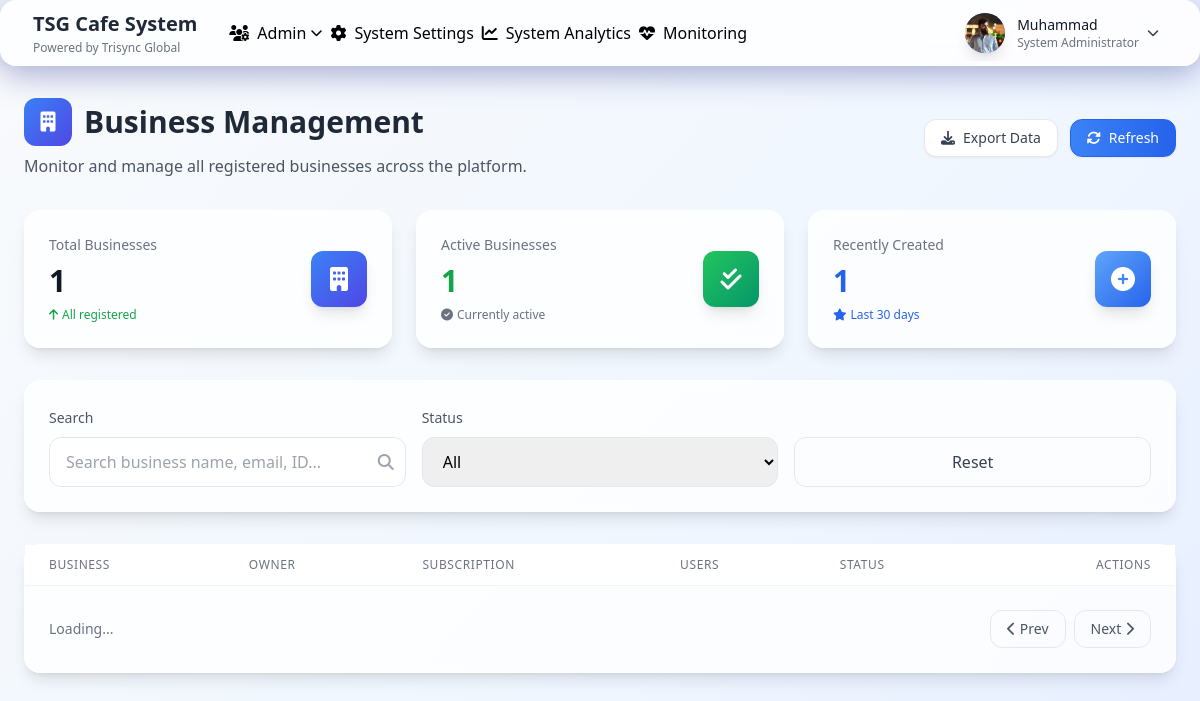
Screenshot of /system-admin/businesses/ (signed in) with the database file from the repository.
### app/models.py (models this page shows, shortened)
class User(UserMixin, db.Model):
    __tablename__ = 'users'
    id = db.Column(db.Integer, primary_key=True)
    business_id = db.Column(db.Integer, db.ForeignKey('businesses.id', ondelete='CASCADE'), nullable=True, index=True)  # MULTI-TENANT
    employee_id = db.Column(db.String(10), nullable=True, index=True)  # Unique per business
    username = db.Column(db.String(80), nullable=False, index=True)  # Unique per business
    email = db.Column(db.String(120), nullable=False, index=True)  # Unique per business
    password_hash = db.Column(db.String(255), nullable=False)
    role = db.Column(db.String(20), nullable=False, default='viewer')
    is_owner = db.Column(db.Boolean, default=False, nullable=False)  # First user of business
    first_name = db.Column(db.String(50), nullable=False)
    last_name = db.Column(db.String(50), nullable=False)
    full_name = db.Column(db.String(100), nullable=False)
    department = db.Column(db.String(50))
    designation = db.Column(db.String(50))
    phone = db.Column(db.String(20))
    address = db.Column(db.Text)
    profile_picture = db.Column(db.String(255))
    is_protected = db.Column(db.Boolean, default=False, nullable=False)
    is_active = db.Column(db.Boolean, default=True, nullable=False)
    requires_password_change = db.Column(db.Boolean, default=True, nullable=False)
    verification_code = db.Column(db.String(20))  # For protected user verification
    failed_login_attempts = db.Column(db.Integer, default=0, nullable=False)
    account_locked_until = db.Column(db.DateTime, nullable=True)
    last_login = db.Column(db.DateTime, nullable=True)
    email_verified = db.Column(db.Boolean, default=False, nullable=False)
    email_verification_token = db.Column(db.String(100), nullable=True)
    google_id = db.Column(db.String(255), unique=True, nullable=True)
    oauth_provider = db.Column(db.String(50), nullable=True)  # 'google', 'facebook', etc.
    navigation_permissions = db.Column(db.Text)  # JSON array of allowed navigation items
    created_at = db.Column(db.DateTime, default=lambda: datetime.now(timezone.utc), nullable=False)
    def can_access_system_admin_panel(self):
        return self.role == 'system_administrator' and self.is_active
    def is_account_locked(self):
        return False
    def has_navigation_permission(self, permission):
        if self.role == 'system_administrator':
            return True
        user_permissions = self.get_navigation_permissions()
        return permission in user_permissions

### app/system_admin/blueprints/businesses.py (the view)
@bp.route('/')
@login_required
@require_system_admin
def index():
    total_businesses = Business.query.count()
    active_businesses = Business.query.filter_by(is_active=True).count()
    recent_businesses = Business.query.order_by(Business.created_at.desc()).limit(5).all()
    return render_template(
        'system_admin/business_management.html',
        total_businesses=total_businesses,
        active_businesses=active_businesses,
        recent_businesses=recent_businesses,
    )

### app/templates/system_admin/business_management.html (shortened to what this page needs)
{% extends "system_admin/base.html" %}
{% block content %}
<div class="min-h-screen bg-gradient-to-br from-slate-50 via-blue-50 to-indigo-100">
    <div class="max-w-7xl mx-auto px-6 py-8">
        <div class="flex flex-col md:flex-row md:items-center md:justify-between mb-8 gap-4">
            <div>
                <h1 class="text-3xl font-bold text-gray-800 flex items-center gap-3">
                    <div class="w-12 h-12 bg-gradient-to-br from-blue-500 to-indigo-600 rounded-xl flex items-center justify-center">
                        <i class="fas fa-building text-white text-xl"></i>
                    </div>
                    Business Management
                </h1>
                <p class="text-gray-600 mt-2 ml-15">Monitor and manage all registered businesses across the platform.</p>
            </div>
            <div class="flex gap-3">
                <button id="exportBusinesses" class="bg-white border border-gray-200 px-4 py-2 rounded-xl text-sm font-medium text-gray-700 hover:bg-gray-50 transition flex items-center gap-2 shadow-sm">
                    <i class="fas fa-download"></i>
                    Export Data
                </button>
                <button id="refreshBusinesses" class="bg-gradient-to-r from-blue-500 to-blue-600 border border-blue-600 px-4 py-2 rounded-xl text-sm font-medium text-white hover:from-blue-600 hover:to-blue-700 transition flex items-center gap-2 shadow-sm">
                    <i class="fas fa-rotate"></i>
                    Refresh
                </button>
            </div>
        </div>
        <div class="grid grid-cols-1 md:grid-cols-3 gap-6 mb-8">
            <div class="bg-white/80 backdrop-blur-sm rounded-2xl border border-white/40 shadow-lg p-6 hover:shadow-xl transition-all duration-300 hover:-translate-y-1">
                <div class="flex items-center justify-between">
                    <div>
                        <p class="text-sm text-gray-500 font-medium">Total Businesses</p>
                        <p class="text-3xl font-bold text-gray-900 mt-2" id="statsTotal">{{ total_businesses }}</p>
                        <p class="text-xs text-green-600 mt-2"><i class="fas fa-arrow-up mr-1"></i>All registered</p>
                    </div>
                    <div class="w-14 h-14 bg-gradient-to-br from-blue-500 to-indigo-600 rounded-xl flex items-center justify-center shadow-lg">
                        <i class="fas fa-building text-white text-2xl"></i>
                    </div>
                </div>
            </div>
            <div class="bg-white/80 backdrop-blur-sm rounded-2xl border border-white/40 shadow-lg p-6 hover:shadow-xl transition-all duration-300 hover:-translate-y-1">
                <div class="flex items-center justify-between">
                    <div>
                        <p class="text-sm text-gray-500 font-medium">Active Businesses</p>
                        <p class="text-3xl font-bold text-green-600 mt-2" id="statsActive">{{ active_businesses }}</p>
                        <p class="text-xs text-gray-500 mt-2"><i class="fas fa-check-circle mr-1"></i>Currently active</p>
                    </div>
                    <div class="w-14 h-14 bg-gradient-to-br from-green-500 to-emerald-600 rounded-xl flex items-center justify-center shadow-lg">
                        <i class="fas fa-check-double text-white text-2xl"></i>
                    </div>
                </div>
            </div>
            <div class="bg-white/80 backdrop-blur-sm rounded-2xl border border-white/40 shadow-lg p-6 hover:shadow-xl transition-all duration-300 hover:-translate-y-1">
                <div class="flex items-center justify-between">
                    <div>
                        <p class="text-sm text-gray-500 font-medium">Recently Created</p>
                        <p class="text-3xl font-bold text-blue-600 mt-2">{{ recent_businesses|length }}</p>
                        <p class="text-xs text-blue-600 mt-2"><i class="fas fa-star mr-1"></i>Last 30 days</p>
                    </div>
                    <div class="w-14 h-14 bg-gradient-to-br from-blue-400 to-blue-600 rounded-xl flex items-center justify-center shadow-lg">
                        <i class="fas fa-plus-circle text-white text-2xl"></i>
                    </div>
                </div>
            </div>
        </div>
        <div class="bg-white/80 backdrop-blur-sm rounded-2xl border border-white/40 shadow-lg p-6 mb-8">
            <div class="grid grid-cols-1 md:grid-cols-3 gap-4">
                <div>
                    <label class="text-sm font-medium text-gray-600">Search</label>
                    <div class="mt-2 relative">
                        <input id="businessSearch" type="text" placeholder="Search business name, email, ID..." class="w-full px-4 py-3 border border-gray-200 rounded-xl focus:ring-2 focus:ring-blue-500 focus:border-transparent">
                        <span class="absolute inset-y-0 right-3 flex items-center text-gray-400"><i class="fas fa-search"></i></span>
                    </div>
                </div>
                <div>
                    <label class="text-sm font-medium text-gray-600">Status</label>
                    <select id="businessStatus" class="mt-2 w-full px-4 py-3 border border-gray-200 rounded-xl focus:ring-2 focus:ring-blue-500 focus:border-transparent">
                        <option value="">All</option>
                    </select>
                </div>
                <div class="flex items-end">
                    <button id="resetFilters" class="w-full px-4 py-3 border border-gray-200 rounded-xl text-gray-700 hover:bg-gray-50">Reset</button>
                </div>
            </div>
        </div>
        <div class="bg-white/80 backdrop-blur-sm rounded-2xl border border-white/40 shadow-lg">
            <div class="overflow-x-auto">
                <table class="min-w-full divide-y divide-gray-200">
                    <thead class="bg-white">
                        <tr>
                            <th class="px-6 py-3 text-left text-xs font-medium text-gray-500 uppercase tracking-wider">Business</th>
                            <th class="px-6 py-3 text-left text-xs font-medium text-gray-500 uppercase tracking-wider">Owner</th>
                            <th class="px-6 py-3 text-left text-xs font-medium text-gray-500 uppercase tracking-wider">Subscription</th>
                            <th class="px-6 py-3 text-left text-xs font-medium text-gray-500 uppercase tracking-wider">Users</th>
                            <th class="px-6 py-3 text-left text-xs font-medium text-gray-500 uppercase tracking-wider">Status</th>
                            <th class="px-6 py-3 text-right text-xs font-medium text-gray-500 uppercase tracking-wider">Actions</th>
                        </tr>
                    </thead>
                </table>
            </div>
            <div class="p-6 border-t border-gray-100 flex flex-col md:flex-row md:items-center md:justify-between gap-4">
                <span class="text-sm text-gray-500" id="businessSummary">Loading...</span>
                <div class="flex gap-2">
                    <button id="prevPage" class="px-4 py-2 border border-gray-200 rounded-xl text-sm text-gray-600 hover:bg-gray-50" disabled>
                        <i class="fas fa-chevron-left mr-1"></i>Prev
                    </button>
                    <button id="nextPage" class="px-4 py-2 border border-gray-200 rounded-xl text-sm text-gray-600 hover:bg-gray-50" disabled>
                        Next<i class="fas fa-chevron-right ml-1"></i>
                    </button>
                </div>
            </div>
        </div>
    </div>
</div>
{% endblock %}

### app/templates/system_admin/base.html (shortened to what this page needs)
<!DOCTYPE html>
<html lang="en">
<head>
    <script src="https://cdn.tailwindcss.com"></script>
    <link rel="stylesheet" href="https://cdnjs.cloudflare.com/ajax/libs/font-awesome/6.4.0/css/all.min.css">
    <link rel="stylesheet" href="{{ url_for('static', filename='css/luxury-styles.css') }}">
</head>
<body class="bg-gradient-to-br from-blue-50 via-indigo-50 to-purple-50 min-h-screen">
    <nav class="glass-card border-b border-white/10 sticky top-0 z-50">
        <div class="max-w-7xl mx-auto px-4 sm:px-6 lg:px-8">
            <div class="flex justify-between h-16">
                <div class="flex items-center space-x-8">
                    <div class="flex-shrink-0">
                        <a href="{{ url_for('system_admin_dashboard.index') }}" class="cursor-pointer">
                            <div class="flex flex-col">
                                <span class="text-xl font-bold text-gray-800 hover:text-gray-600 transition-colors duration-200">
                                    TSG Cafe System
                                </span>
                                <p class="text-xs text-gray-500 hover:text-gray-600 transition-colors duration-200 mt-0.5">
                                    Powered by Trisync Global
                                </p>
                            </div>
                        </a>
                    </div>
                    <div class="hidden md:flex md:space-x-1 lg:space-x-2 ml-4 lg:ml-6 xl:ml-8">
                        {% if current_user.has_navigation_permission('user_management') or current_user.has_navigation_permission('business_management') or current_user.has_navigation_permission('subscription_management') %}
                        <div class="relative group luxury-dropdown">
                            <button class="nav-link flex items-center {% if request.endpoint and (request.endpoint.startswith('system_admin_users.') or request.endpoint.startswith('system_admin_businesses.') or request.endpoint.startswith('system_admin_subscriptions.')) %}active{% endif %} luxury-nav-item relative overflow-hidden group/btn">
                                <span class="relative z-10 flex items-center">
                                    <i class="fas fa-users-cog mr-2 transition-all duration-300 group-hover/btn:rotate-12 group-hover/btn:scale-110"></i>Admin
                                    <i class="fas fa-chevron-down ml-1 text-xs transition-transform duration-300 group-hover:rotate-180"></i>
                                </span>
                            </button>
                        </div>
                        {% endif %}
                        {% if current_user.has_navigation_permission('system_settings') %}
                        <a href="{{ url_for('system_admin_settings.index') }}"
                           class="nav-link {% if request.endpoint and request.endpoint.startswith('system_admin_settings.') %}active{% endif %}">
                            <i class="fas fa-cog mr-2"></i>System Settings
                        </a>
                        {% endif %}
                        {% if current_user.has_navigation_permission('system_analytics') %}
                        <a href="{{ url_for('system_admin_analytics.index') }}"
                           class="nav-link {% if request.endpoint and request.endpoint.startswith('system_admin_analytics.') %}active{% endif %}">
                            <i class="fas fa-chart-line mr-2"></i>System Analytics
                        </a>
                        {% endif %}
                        {% if current_user.has_navigation_permission('monitoring') %}
                        <a href="{{ url_for('system_admin_monitoring.index') }}"
                           class="nav-link {% if request.endpoint and request.endpoint.startswith('system_admin_monitoring.') %}active{% endif %}">
                            <i class="fas fa-heartbeat mr-2"></i>Monitoring
                        </a>
                        {% endif %}
                    </div>
                </div>
                <div class="flex items-center space-x-4">
                    <div class="relative group luxury-dropdown">
                        <button class="flex items-center text-gray-700 hover:text-gray-900 transition-all duration-300 p-2 rounded-xl hover:bg-gradient-to-r hover:from-gray-50 hover:to-gray-100 hover:shadow-md luxury-nav-item">
                            <div id="userProfileIcon" class="w-10 h-10 bg-gradient-to-r from-blue-500 to-purple-500 rounded-full flex items-center justify-center overflow-hidden shadow-lg transition-transform duration-300 group-hover:scale-110">
                                {% if current_user.profile_picture %}
                                    <img src="{{ current_user.profile_picture }}" alt="{{ current_user.username }}" class="w-full h-full object-cover">
                                {% else %}
                                    <i class="fas fa-user-shield text-white text-sm"></i>
                                {% endif %}
                            </div>
                            <div class="ml-3 text-left hidden lg:block">
                                <div class="text-sm font-medium text-gray-900">{{ current_user.first_name }}</div>
                                <div class="text-xs text-gray-500">{{ current_user.role.replace('_', ' ').title() }}</div>
                            </div>
                            <i class="fas fa-chevron-down text-xs ml-2 transition-transform duration-300 group-hover:rotate-180"></i>
                        </button>
                    </div>
                </div>
            </div>
        </div>
    </nav>
    <main class="flex-1">
        {% block content %}{% endblock %}
    </main>
</body>
</html>

### rows the page displays
User: profile_picture (picture), first_name "Muhammad", role.replace "System Administrator"

### other values shown
{{ total_businesses }} "1"
{{ active_businesses }} "1"
{{ recent_businesses|length }} "1"
